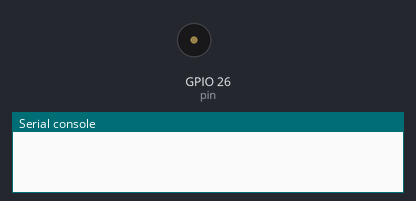
The program below on a simulated ESP32 board running MicroPython. Parts: buzzer (waves = sounding), the last lines printed to the serial console. At 11.0 s the program stops and its outputs stay as they are.

Above: at 0.1 s.
At 9.1 s:
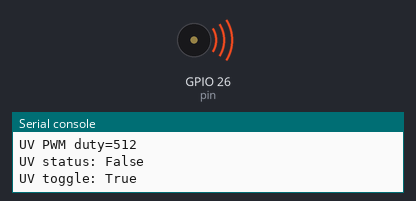
Timing chart, 0 to 12.5 s (numbered marks = the images above):
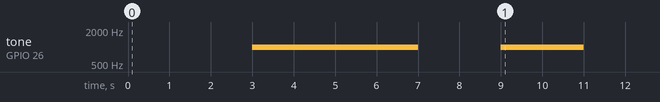

Measured:
- by itself, tone on GPIO 26 (pin): silent → 1000 Hz at 3.0 s, → silent 4.0 s later, → 1000 Hz 2.0 s later, → silent 2.0 s later

The program:

main.py
```python
# MicroPython v1.23.0
# -*- coding: utf-8 -*-
# @Time    : 2025/8/26 上午10:45
# @Author  : 缪贵成
# @File    : main.py
# @Description : uv紫外灯矩阵模块驱动测试文件  建议不要长时间全亮 如果有全亮需求就更换电阻，否则电路板会迅速升温导致意外后果

# ======================================== 导入相关模块 =========================================

import time
from uv_matrix import UVMatrix

# ======================================== 全局变量 ============================================

# ======================================== 功能函数 ============================================

# ======================================== 自定义类 ============================================

# ======================================== 初始化配置 ===========================================

time.sleep(3)
print("Freak_studio:UV matrix test")
# 初始化 UVMatrix，假设控制引脚为 26，PWM 频率 1000Hz
uv = UVMatrix(pin=26, pwm_freq=1000)
print("status:", uv.get_state())

# ========================================  主程序  ===========================================

# 打开 UVMatrix（全亮）
uv.on()
print("UV is light full:", uv.get_state())
time.sleep(2)

# 半亮调节
uv.set_brightness(512)
print("UV PWM duty=512")
time.sleep(2)

# 关闭 UVMatrix
uv.off()
print("UV status:", uv.get_state())
time.sleep(2)

# 切换状态测试 toggle
uv.toggle()
print("UV toggle:", uv.get_state())
time.sleep(2)
uv.toggle()
print("UV toggle:", uv.get_state())
```

uv_matrix.py
```python
# (licence header left out)
__version__ = "0.1.0"
__author__ = "缪贵成"
__license__ = "MIT"
__platform__ = "MicroPython v1.23"

# ======================================== 导入相关模块 =========================================

from machine import Pin, PWM

# ======================================== 全局变量 ============================================

# ======================================== 功能函数 ============================================

# ======================================== 自定义类 ============================================


class UVMatrix:
    """
    UV 矩阵控制类，提供开关控制和 PWM 调光功能。
    Attributes:
        _digital (Pin): MOSFET 控制引脚。
        _pwm (PWM): PWM 对象，用于亮度调节。
        _state (bool): 当前 UV 矩阵状态，True 表示亮，False 表示灭。

    Methods:
        __init__(pin: int, pwm_freq: int = 1000) -> None: 初始化 UV 矩阵。
        on() -> None: 打开 UV 矩阵。
        off() -> None: 关闭 UV 矩阵。
        toggle() -> None: 切换 UV 矩阵状态。
        set_brightness(duty: int) -> None: 设置亮度，范围 0–1023。
        get_state() -> bool: 获取当前状态。
        digital() -> Pin: 返回 MOSFET 控制引脚对象。
        pwm() -> PWM: 返回 PWM 对象。

    Notes:
        PWM 分辨率为 10 位（0-1023）。
        调用 PWM 方法需注意 ISR 安全性。
        默认初始化为关闭状态。

    ==========================================

    UV Matrix driver class, supports on/off and PWM brightness control.

    Attributes:
        _digital (Pin): MOSFET control pin.
        _pwm (PWM): PWM object for brightness control.
        _state (bool): Current state, True=ON, False=OFF.

    Methods:
        __init__(pin: int, pwm_freq: int = 1000) -> None: Initialize UV matrix.
        on() -> None: Turn on UV matrix.
        off() -> None: Turn off UV matrix.
        toggle() -> None: Toggle state.
        set_brightness(duty: int) -> None: Set brightness (0-1023).
        get_state() -> bool: Get current state.
        digital() -> Pin: Return control Pin object.
        pwm() -> PWM: Return PWM object.

    Notes:
        PWM resolution is 10-bit (0-1023).
        PWM calls are not ISR-safe.
        Default state is OFF.
    """

    def __init__(self, pin: int, pwm_freq: int = 1000):
        """
        初始化 UV 矩阵。
        Args:
            pin (int): MOSFET 控制引脚号。
            pwm_freq (int, optional): PWM 频率，默认 1000 Hz。
        Notes:
            初始化时 UV 矩阵默认关闭。

        ==========================================

        Initialize UV matrix.
        Args:
            pin (int): MOSFET control pin number.
            pwm_freq (int, optional): PWM frequency in Hz, default 1000.
        Notes:
            UV matrix is OFF by default after initialization.
        """
        self._digital = Pin(pin, Pin.OUT)
        self._pwm = PWM(self._digital)
        self._pwm.freq(pwm_freq)
        self._pwm.duty_u16(0)
        self._state = False

    def on(self) -> None:
        """
        打开 UV 矩阵（全亮）。
        Notes:
            设置 PWM 占空比为最大值 1023。

        ==========================================

        Turn on UV matrix at full brightness.
        Notes:
            Sets PWM duty to maximum (1023).
        """
        # 最高只能占空比一半
        self._pwm.duty_u16(32766)
        self._state = True

    def off(self) -> None:
        """
        关闭 UV 矩阵。
        Notes:
            设置 PWM 占空比为 0。

        ==========================================

        Turn off UV matrix.
        Notes:
            Sets PWM duty to 0.
        """
        self._pwm.duty_u16(0)  # 原 duty(0) -> duty_u16(0)
        self._state = False

    def toggle(self) -> None:
        """
        切换 UV 矩阵状态（开/关）。
        Notes:
            根据当前状态调用 on() 或 off()。

        ==========================================

        Toggle UV matrix state.
        Notes:
            Calls on() if currently OFF, or off() if currently ON.
        """
        if self._state:
            self.off()
        else:
            self.on()

    def set_brightness(self, duty: int) -> None:
        """
        设置 UV 矩阵亮度。

        Args:
            duty (int): PWM 占空比，范围 0–1023。

        Raises:
            ValueError: duty 超出 0-1023 范围。

        Notes:
            调用此方法不会改变 _state 状态，只调节亮度。

        ==========================================

        Set UV matrix brightness.

        Args:
            duty (int): PWM duty cycle, range 0–1023.

        Raises:
            ValueError: If duty is outside 0-1023.

        Notes:
            Does not change _state, only adjusts brightness.
        """
        if not (0 <= duty <= 512):
            raise ValueError("PWM duty must be 0-512")
            # 转换 0-1023 到 0-65535
        self._pwm.duty_u16(int(duty * 65535 / 1023))

    def get_state(self) -> bool:
        """
        获取 UV 矩阵当前状态。
        Returns:
            bool: True 表示亮，False 表示灭。
        ==========================================

        Get current state of UV matrix.
        Returns:
            bool: True=ON, False=OFF.

        """
        return self._state

    @property
    def digital(self) -> Pin:
        """
        返回绑定的 MOSFET 控制引脚对象。

        Returns:
            Pin: MOSFET 控制引脚对象。

        ==========================================

        Return the control Pin object.

        Returns:
            Pin: MOSFET control Pin.

        """
        return self._digital

    @property
    def pwm(self) -> PWM:
        """
        返回绑定的 PWM 对象。

        Returns:
            PWM: PWM 对象，用于亮度调节。

        ==========================================

        Return the PWM object for brightness control.

        Returns:
            PWM: PWM object.

        """
        return self._pwm


# ======================================== 初始化配置 ==========================================

# ========================================  主程序  ===========================================
```
